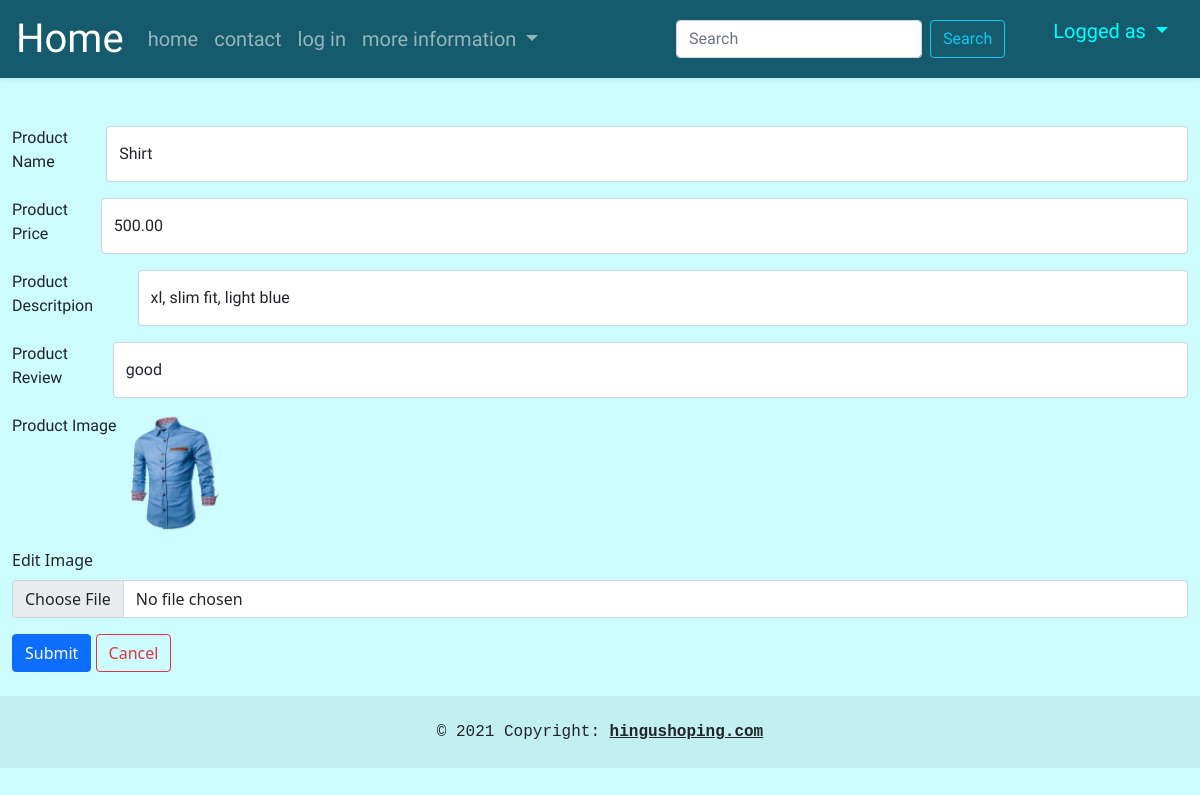
The app's page /edit-product/3 with its own data.
### app1/models.py (models this page shows, shortened)
class Product(models.Model):
    name = models.CharField(max_length=10,default="")
    price = models.DecimalField(max_digits=12,decimal_places=2,default=0)
    des = models.TextField(max_length=300,default="")
    image = models.ImageField(upload_to='images/products')
    review = models.TextField(max_length=350)

### app1/views.py (the view, shortened to what this page needs)
# urls.py: path('edit-product/<int:no>',edit_product_view,name='edit_product'),
def edit_product_view(request,no):
    pro = Product.objects.get(id=no)
    return render(request,'edit_product_page.html',{'pro':pro})

### app1/templatetags/base1_tags.py (called while the page is built)
@register.simple_tag
def user_details(request):
    user = views.user_details_view(request)
    return user

### app1/views.py (called while the page is built)
def user_details_view(request):
    if 'id' in request.session.keys():
        try:
            user = Signup.objects.get(id = request.session['id'])
            return user
        except:
            pass
    return ""

### app1/templates/edit_product_page.html (shortened to what this page needs)
{% extends 'base1.html' %}
    {% block css %} {% load static %}{% endblock %}
    {% block content %}
    <form method="post" enctype="multipart/form-data" class="container-fluid form" >
        <div class="mb-3 d-flex flex-row ">
                <label for="exampleInputEmail1" class="form-label ">Product Name </label>
                <input type="text" class="form-control" id="exampleInputEmail1" name="pname" value="{{pro.name}}" />
        </div>
        <div class="mb-3 d-flex flex-row">
          <label for="exampleInputEmail1" class="form-label">Product Price </label>
          <input type="number" class="form-control" id="exampleInputEmail1" name="pprice" value="{{pro.price}}">
        </div>
        <div class="mb-3 d-flex flex-row">
          <label for="exampleInputEmail1" class="form-label">Product Descritpion </label>
          <input type="text" class="form-control" id="exampleInputEmail1" name="pdes" value="{{pro.des}}">
        </div>
        <div class="mb-3 d-flex flex-row">
          <label for="exampleInputEmail1" class="form-label">Product Review </label>
          <input type="text" class="form-control" id="exampleInputEmail1" name="preview" value="{{pro.review}}">
        </div>
        <div class="mb-3 d-flex flex-row">
          <label for="exampleInputEmail1" class="form-label">Product Image </label>
          <img src="{{pro.image.url}}" alt="{{pro.name}}" srcset="" width="10%">
        </div>
        <div class="mb-3">
            <label for="exampleInputEmail1" class="form-label">Edit Image </label>
          <input type="file" class="form-control"  name="pimage" >
        </div>
        <button type="submit" class="btn btn-primary mb-4">Submit</button>
        <a href="{% url 'products_url' %}" class="btn btn-outline-danger mb-4">
            Cancel
        </a>
    </form>
    {% endblock %}

### static/css/navbar_style.css (style rules this page uses)
.d-flex { font-family: 'Comfortaa' , cursive; }

### records on screen
Product: pname "Shirt", pprice "500.00", pdes "xl, slim fit, light blue", preview "good", image (picture)
